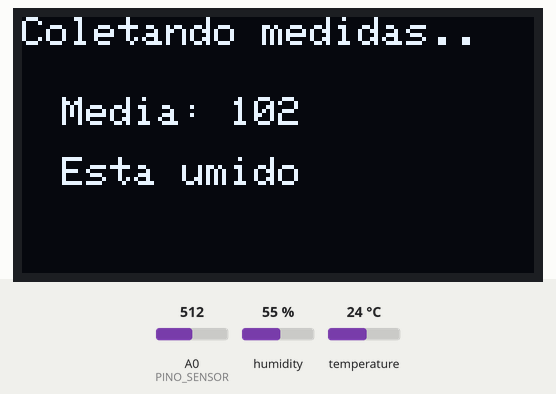
This sketch was run on a simulated Arduino Uno, built with avr-gcc and run on an emulated ATmega328P. Shown: 128×64 one-colour display. Inputs (shaded band) come from the test bench; at power-on: humidity 55 %, temperature 24 °C, A0 (PINO_SENSOR) = 512.

Above: at 18.0 s.
18.1 s: humidity set to 22 %
At 22.3 s:
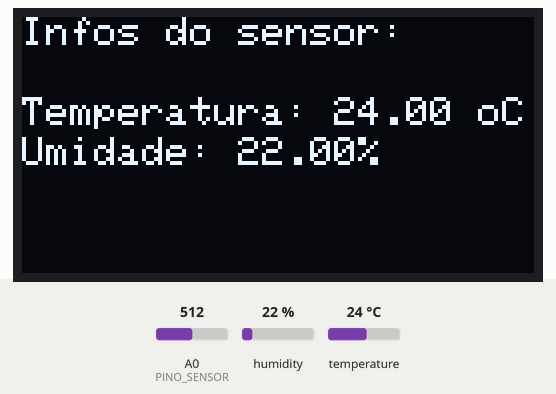
33.4 s: temperature set to 12 °C
At 41.4 s:
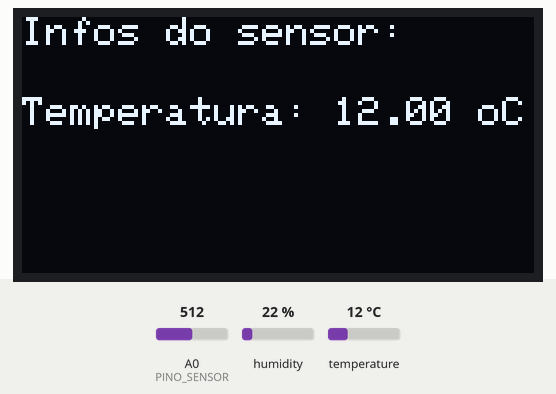
48.7 s: humidity set to 40 %
At 62.7 s:
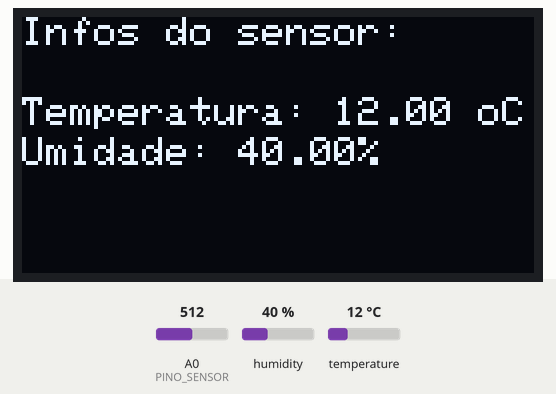
64.0 s: A0 (PINO_SENSOR) set to 490
At 72.2 s:
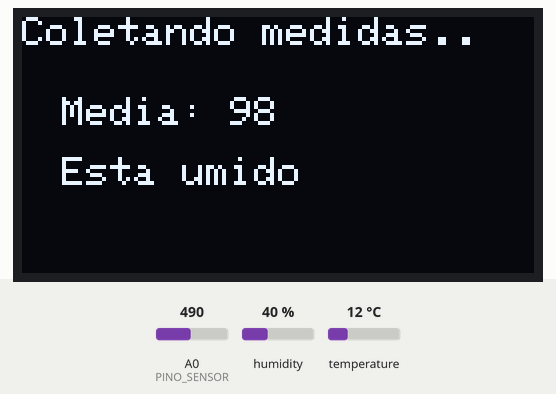
Timing chart, 0 to 73.7 s (numbered marks = the images above; inputs shaded):
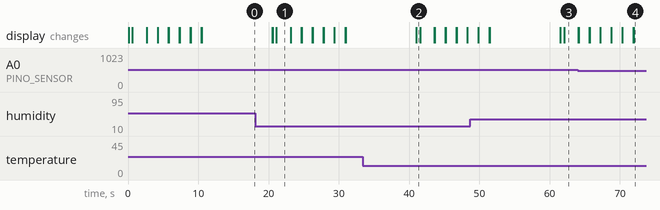

Measured:
- what the display in image 1 shows lasts 2.0 s, from 21.1 s to 23.1 s
- what the display in image 2 shows lasts 0.6 s, from 41.0 s to 41.6 s

The sketch:

sensor_umidade_solo_capacitivo_with_oled.ino
```cpp
#include <Adafruit_Sensor.h>                       // Biblioteca DHT Sensor Adafruit
#include <DHT.h>
#include <DHT_U.h>


#include <Wire.h> //INCLUSÃO DE BIBLIOTECA
#include <Adafruit_GFX.h> //INCLUSÃO DE BIBLIOTECA
#include <Adafruit_SSD1306.h> //INCLUSÃO DE BIBLIOTECA

#define SCREEN_I2C_ADDR 0x3D // or 0x3C
#define SCREEN_WIDTH 128     // OLED display width, in pixels
#define SCREEN_HEIGHT 64     // OLED display height, in pixels
#define OLED_RST_PIN -1      // Reset pin (-1 if not available)


Adafruit_SSD1306 display(128, 64, &Wire, OLED_RST_PIN);

// selecione um sensor, retirando o comentário - duas barras
//#define DHTTYPE    DHT11                           // Sensor DHT11
#define DHTTYPE      DHT22                       // Sensor DHT22 ou AM2302

#define DHTPIN 2                                   // Pino do Arduino conectado no Sensor(Data)
DHT_Unified dht(DHTPIN, DHTTYPE);                  // configurando o Sensor DHT - pino e tipo
uint32_t delayMS;                                  // variável para atraso no tempo

//Declaracao do pino conectado ao sensor
const int PINO_SENSOR = A0;

//Declaracao da variavel que armazena as leituras do sensor
int leitura_sensor = 0;

//Declaracao da variavel que armazena a quantidade de amostras que serao coletadas
const int NUMERO_AMOSTRAS = 5;
//Altere a variavel acima com a quantidade de amostras que deseja coletar para o calculo da media

//Declaracao da variavel que armazena a soma das leituras
long somatoria = 0;
int media = 0;

const int AirValue = 520; //you need to replace this value with Value_1
const int WaterValue = 260; //you need to replace this value with Value_2
int intervals = (AirValue - WaterValue)/3;
int soilMoistureValue = 0;

void setup()
{
  Wire.begin(); //INICIALIZA A BIBLIOTECA WIRE
  display.begin(SSD1306_SWITCHCAPVCC, 0x3C); //INICIALIZA O DISPLAY COM ENDEREÇO I2C 0x3C
  display.setTextColor(WHITE); //DEFINE A COR DO TEXTO
  display.setTextSize(0); //DEFINE O TAMANHO DA FONTE DO TEXTO
  display.clearDisplay(); //LIMPA AS INFORMAÇÕES DO DISPLAY
 //Configuracao do pino conectado ao sensor como uma entrada
  pinMode(PINO_SENSOR, INPUT);


  Serial.begin(9600);                             // monitor serial 9600 bps
  dht.begin();                                    // inicializa a função
  sensor_t sensor;
}

void loop()
{
  media = 0;
  somatoria = 0;
// **********************PARTE SOBRE SENSOR TEMPERATURA**************
   // ================ TOP BAR ===============
  display.setCursor(0, 0); //POSIÇÃO EM QUE O CURSOR IRÁ FAZER A ESCRITA
  display.print("Infos do sensor:"); //ESCREVE O TEXTO NO DISPLAY
  display.display(); //EFETIVA A ESCRITA NO DISPLAY
  // ================ END TOP BAR ===============
  //display.clearDisplay(); //LIMPA AS INFORMAÇÕES DO DISPLAY


  delay(delayMS);                               // atraso entre as medições
  sensors_event_t event;                        // inicializa o evento da Temperatura
  dht.temperature().getEvent(&event);           // faz a leitura da Temperatura
  if (isnan(event.temperature))                 // se algum erro na leitura
  {
    display.setCursor(0, 30); //POSIÇÃO EM QUE O CURSOR IRÁ FAZER A ESCRITA
    display.print("Erro na leitura da Temperatura!");
    display.display(); //EFETIVA A ESCRITA NO DISPLAY
    delay(5000); //INTERVALO DE 1,5 SEGUNDOS
  }
  else                                          // senão
  {
    display.setCursor(0, 20); //POSIÇÃO EM QUE O CURSOR IRÁ FAZER A ESCRITA
    display.print("Temperatura: ");              // imprime a Temperatura
    display.print(event.temperature);
    display.println(" oC");
    display.display(); //EFETIVA A ESCRITA NO DISPLAY
    delay(500); //INTERVALO DE 1,5 SEGUNDOS

  }
  dht.humidity().getEvent(&event);              // faz a leitura de umidade
  if (isnan(event.relative_humidity))           // se algum erro na leitura
  {
    display.setCursor(0, 30); //POSIÇÃO EM QUE O CURSOR IRÁ FAZER A ESCRITA
    display.println("Erro na leitura da Umidade!");
    display.display(); //EFETIVA A ESCRITA NO DISPLAY
    delay(5000); //INTERVALO DE 1,5 SEGUNDOS
  }
  else                                          // senão
  {
    display.setCursor(0, 30); //POSIÇÃO EM QUE O CURSOR IRÁ FAZER A ESCRITA
    display.print("Umidade: ");                  // imprime a Umidade
    display.print(event.relative_humidity);
    display.println("%");
    display.display(); //EFETIVA A ESCRITA NO DISPLAY
    delay(2000); //INTERVALO DE 1,5 SEGUNDOS
  }
  display.clearDisplay(); //LIMPA AS INFORMAÇÕES DO DISPLAY

// **********************PARTE SOBRE SENSOR UMIDADE**************

  // ================ TOP BAR ===============
    display.setCursor(0, 0); //POSIÇÃO EM QUE O CURSOR IRÁ FAZER A ESCRITA
    display.print("Coletando leituras..."); //ESCREVE O TEXTO NO DISPLAY
    display.display(); //EFETIVA A ESCRITA NO DISPLAY

    soilMoistureValue = analogRead(PINO_SENSOR); //Le o sensor
    somatoria = somatoria + soilMoistureValue; //Soma a variavel "somatoria" a leitura atual do sensor com seu valor anterior
    float tensao = soilMoistureValue*(5.0/1023); //Converte a leitura para tensao para referencia


//Realiza a leitura do sensor de acordo com a variavel "NUMERO_AMOSTRAS"
  for(int i = 1; i <= NUMERO_AMOSTRAS; i++){

    display.setCursor(10,30); //POSIÇÃO EM QUE O CURSOR IRÁ FAZER A ESCRITA
    display.print("Amostra ");
    display.print(i);
    display.display(); //EFETIVA A ESCRITA NO DISPLAY
    delay(1000);
    display.clearDisplay(); //LIMPA AS INFORMAÇÕES DO DISPLAY
    delay(500);

     // ================ TOP BAR ===============
    display.setCursor(0, 0); //POSIÇÃO EM QUE O CURSOR IRÁ FAZER A ESCRITA
    display.print("Coletando leituras..."); //ESCREVE O TEXTO NO DISPLAY
    display.display(); //EFETIVA A ESCRITA NO DISPLAY
  }
   display.clearDisplay(); //LIMPA AS INFORMAÇÕES DO DISPLAY


  display.setCursor(0, 0); //POSIÇÃO EM QUE O CURSOR IRÁ FAZER A ESCRITA
  display.print("Coletando medidas.."); //ESCREVE O TEXTO NO DISPLAY
  media = somatoria / NUMERO_AMOSTRAS;
  display.display(); //EFETIVA A ESCRITA NO DISPLAY

  display.setCursor(10, 20); //POSIÇÃO EM QUE O CURSOR IRÁ FAZER A ESCRITA
  display.print("Media: "); //ESCREVE O TEXTO NO DISPLAY
  display.print(media); //ESCREVE O TEXTO NO DISPLAY
  display.display(); //EFETIVA A ESCRITA NO DISPLAY
  if(media >= 500){
    display.setCursor(10, 35); //POSIÇÃO EM QUE O CURSOR IRÁ FAZER A ESCRITA
    display.print("Esta seco"); //ESCREVE O TEXTO NO DISPLAY
    display.display(); //EFETIVA A ESCRITA NO DISPLAY

  } else if(media < 500){
    display.setCursor(10, 35); //POSIÇÃO EM QUE O CURSOR IRÁ FAZER A ESCRITA
    display.print("Esta umido"); //ESCREVE O TEXTO NO DISPLAY
    display.display(); //EFETIVA A ESCRITA NO DISPLAY
  }
  delay(10000);
  display.clearDisplay(); //LIMPA AS INFORMAÇÕES DO DISPLAY

}
```
